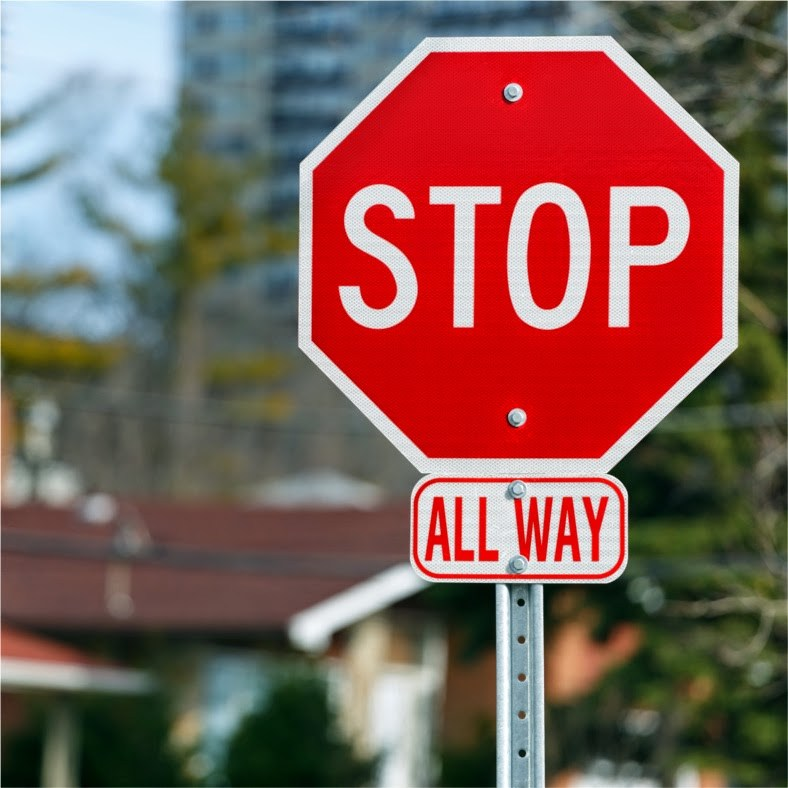
%> input picture stopsign.jpg, 788 x 788 px
$ octave TestScript.m   (GNU Octave 9; MATLAB toolbox functions it lacks are replaced by stand-ins)
%> lines starting %> are read from the running program, lines starting %| are printed output that depends on the picture; in (x1, y1, x2, y2) boxes, pixels count from 0 and x2, y2 are one past the last pixel; in counts of white or black regions, pixels touching at a corner belong together; the program's own positions count from 1
### TrafficSigns.m
% ELEX 7815 Course Project
% Author: Adam Vengroff
% Date: 11/09/2017
% Purpose: This project identifies traffic signs from images

function TrafficSigns(image, N)
%> called with image = 'stopsign.jpg', N = 8
% House Keeping
%tic;
%home;
%close all;
%clear;

% For debugging purposes
%image = 'dog.jpg';
%N = 10;

% Read in image
I1 = imread(image);
%> I1 is the input picture: size 788x788x3 uint8; mean R, G, B 128.1, 92.8, 86.7

% Get image information
dim = size(I1);
%> dim = [788 788 3]
xdim = size(I1, 2);
%> xdim = 788
ydim = size(I1, 1);
%> ydim = 788

% Preallocation for speed improvement
R1 = zeros(ydim, xdim, 3, 'uint8'); % Image with only red channel
B1 = zeros(ydim, xdim, 1); % Red edges extracted
T1 = zeros(ydim, xdim, 1); % Edges thickened
S1 = zeros(ydim, xdim, 3, 'uint8'); % Blank image where polygon is drawn
M1 = zeros(ydim, xdim, 3, 'uint8'); % Overlap between S1 and  T1
matchData = zeros(1e6, 4); % Store information on overlap
hsvI = rgb2hsv(I1);
%> hsvI: size 788x788x3 double; mean H, S, V 0.397, 0.439, 0.552

% Variables
N_sides = N; % Number of sides in polygon
t = (1 /(N_sides * 2):1 / N_sides:1)' * 2 * pi; % t vector for polygon
iteration = 1; % number of times images has been checked for polygon fit

% Thresholds for extracting red pixels based on HSI
redHueLower = 10 / 255;
redHueUpper = 170 / 255;
redSatMin = 70 / 255;
redValMin =  50 / 255;

% Thresholds for classifying object as sign
highCertainty = 1.4;
mediumCertainty = 1.2;
for x = 1:1:xdim
    for y = 1:1:ydim
        % identify and extract red pixels
        if (hsvI(y, x, 1) > redHueUpper || hsvI(y, x, 1) < redHueLower) && (hsvI(y, x, 2) > redSatMin) && (hsvI(y, x, 3) > redValMin)
            R1(y, x, 1) = I1(y, x, 1);
            R1(y, x, 2) = I1(y, x, 2);
            R1(y, x, 3) = I1(y, x, 3);
        end
    end
end
%> R1: size 788x788x3 uint8; mean H, S, V 49.2, 6.3, 7

% Apply Edge Detection
E1 = edge(rgb2gray(R1), 'Prewitt', 0.07);
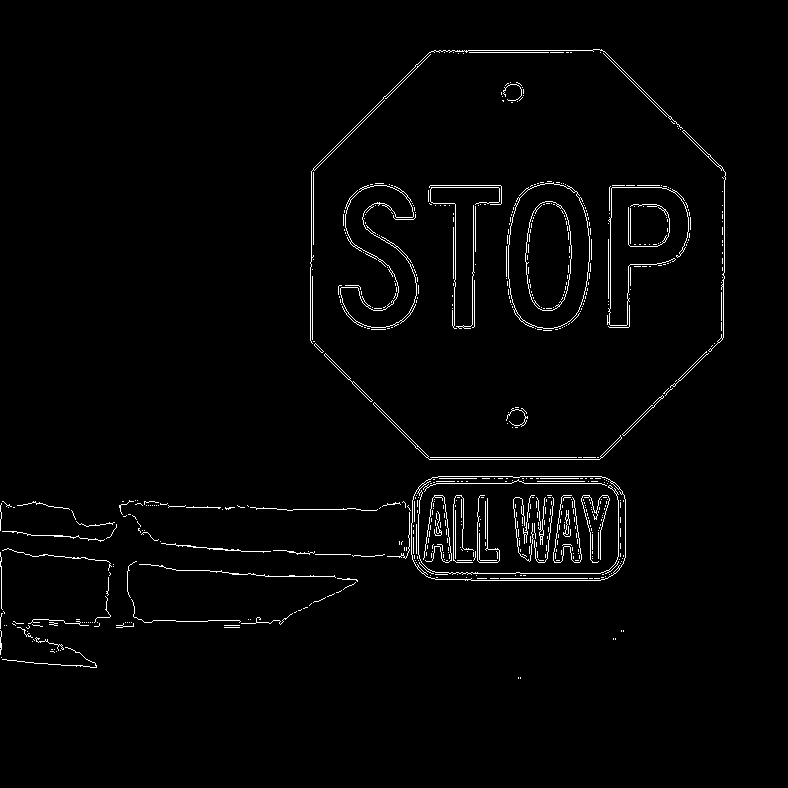
%> E1: size 788x788 logical; 2% white in thin lines or dots, all inside (x1, y1, x2, y2) = (0, 49, 726, 679)

% Thicken Edges
for x = 2:1:xdim
    for y = 2:1:ydim
        if E1(y, x) == 1
           T1(y + 1, x - 1) = 1;
           T1(y + 0, x - 1) = 1;
           T1(y - 1, x - 1) = 1;
           T1(y + 1, x + 0) = 1;
           T1(y - 0, x + 0) = 1;
           T1(y + 1, x + 1) = 1;
           T1(y + 0, x + 1) = 1;
           T1(y - 1, x + 1) = 1;
        end
    end
end
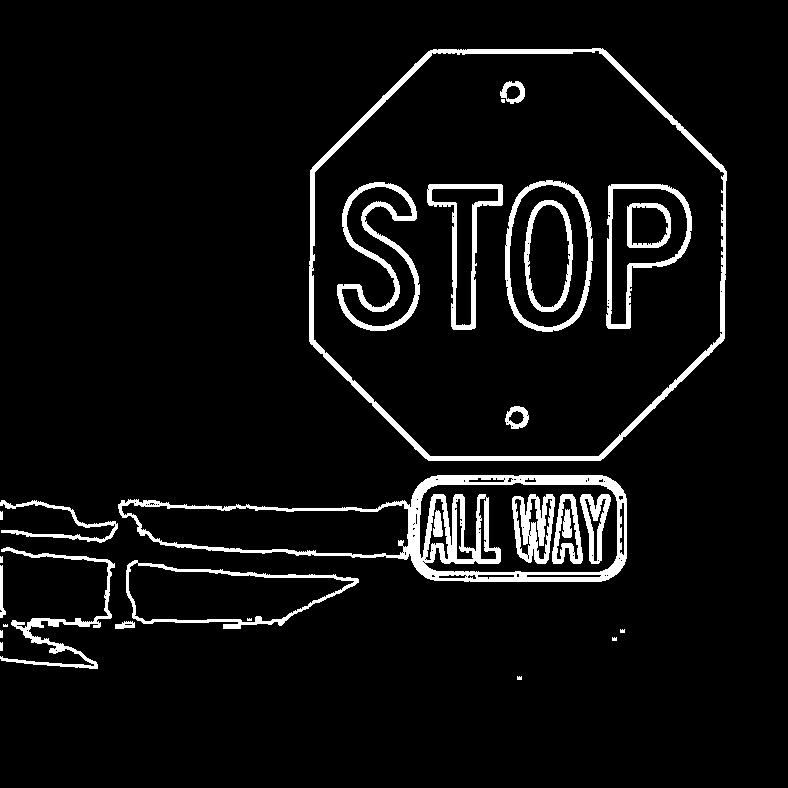
%> T1: size 788x788 double; values 0 (black) and 1 (white), 6.1% white; 30 white regions (6 under 20 px), largest, box (x1, y1, x2, y2) and area: (118, 475, 627, 582) 9800, (309, 48, 727, 461) 6998, (337, 182, 420, 331) 3072

% Fill in any gaps in lines and then fill in shapes
s = strel('square', 5);
C1 = imclose(T1, s);
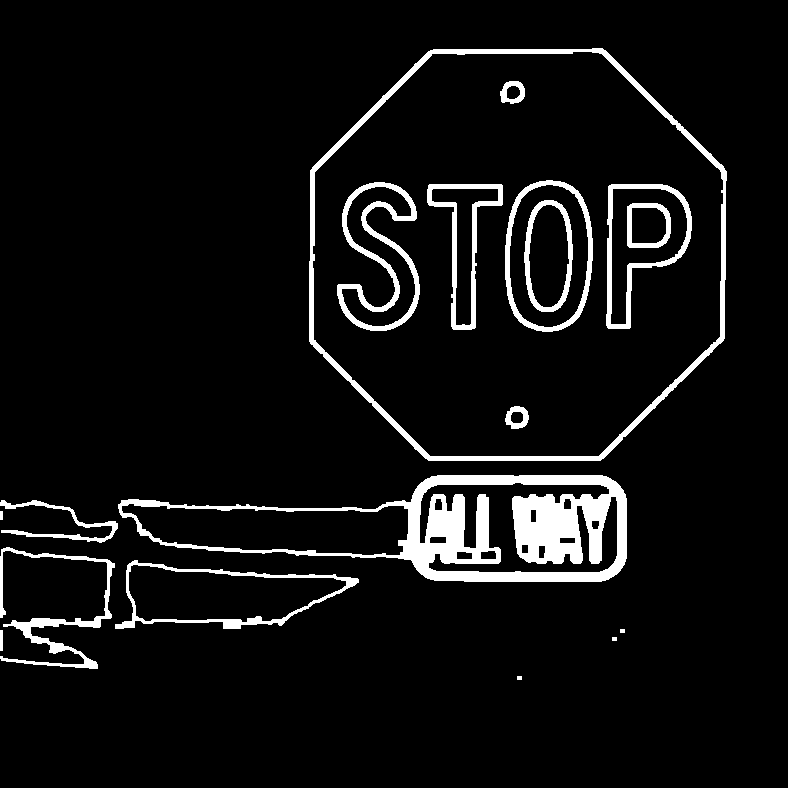
%> C1: size 788x788 double; values 0 (black) and 1 (white), 6.7% white; 18 white regions, largest, box (x1, y1, x2, y2) and area: (118, 475, 627, 582) 16831, (309, 48, 727, 461) 7106, (337, 182, 420, 331) 3100
BW2 = imfill(C1,'holes');
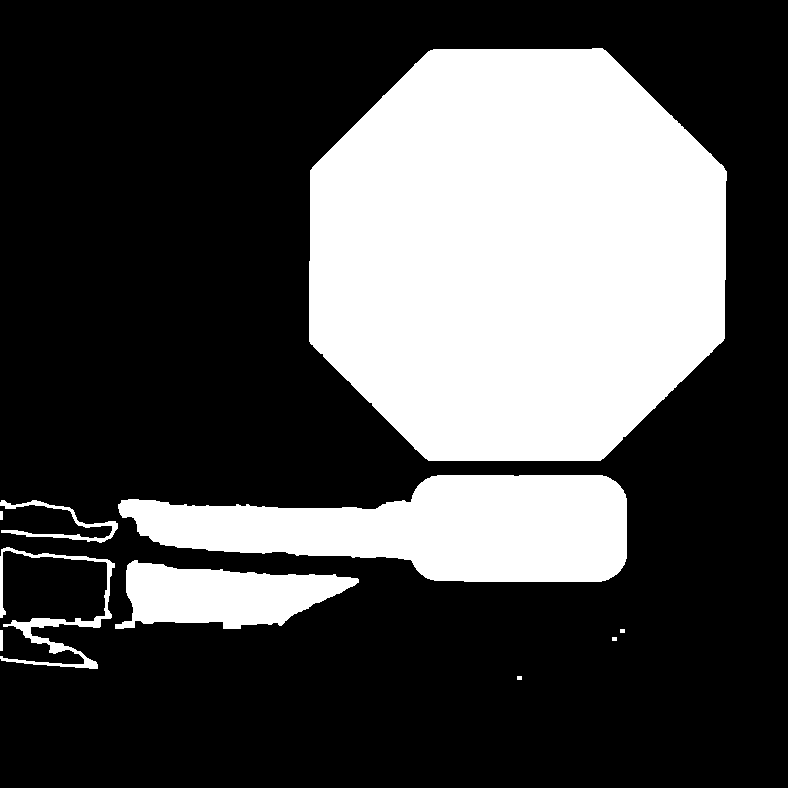
%> BW2: size 788x788 double; values 0 (black) and 1 (white), 30.9% white; 10 white regions, largest, box (x1, y1, x2, y2) and area: (309, 48, 727, 461) 142240, (118, 475, 627, 582) 35452, (115, 560, 359, 629) 10592

% Get largest objects
F1 = bwareafilt(logical(BW2), 2); % use 2 largest objects as safety margin
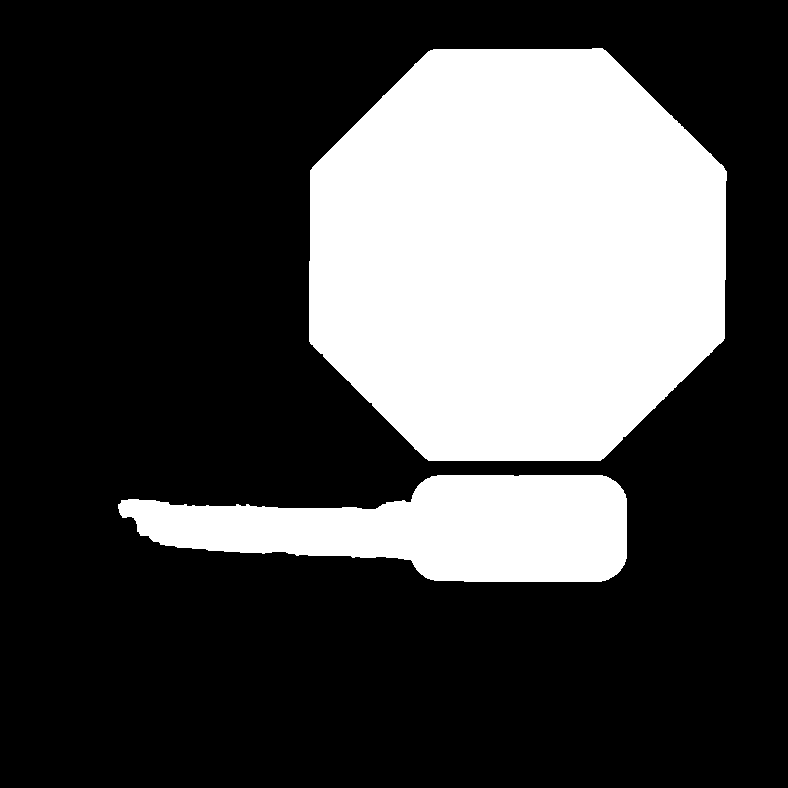
%> F1: size 788x788 logical; 28.6% white; 2 white regions, box (x1, y1, x2, y2) and area: (309, 48, 727, 461) 142240, (118, 475, 627, 582) 35452
N1 = bwareafilt(logical(T1), 2); % Image with blank pixels removed
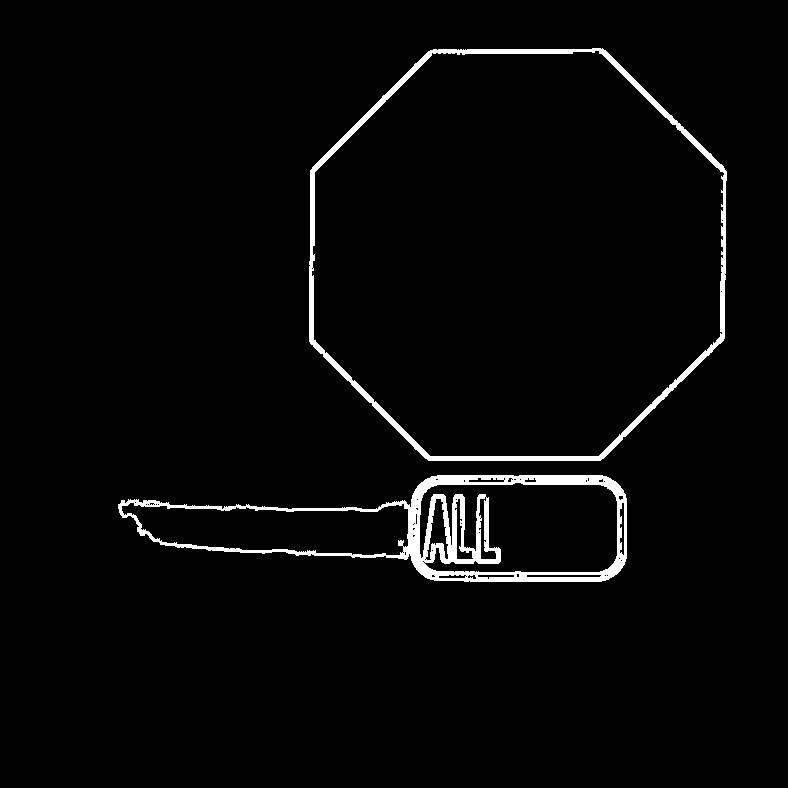
%> N1: size 788x788 logical; 2.7% white; 2 white regions, box (x1, y1, x2, y2) and area: (118, 475, 627, 582) 9800, (309, 48, 727, 461) 6998

% Get boundaries
%> the run ends on the next line
[B, L, N, A] = bwboundaries(E1, 'noholes'); % B = Boundaries, N = number of objects, 4 = connectivity

% Error checking - if no red pixels are found exit function
if (max(max(F1))) == 0;
    fprintf('Error with %s - no red pixels detected (threshhold too high?) \n', image)
    return;
end

% Only grab slices of images that contain pixels to improve efficiency
columns = any(N1);
myLoc = 1;

for x = 1:1:xdim
        if columns(x) == 1;
            Slice0(:, myLoc) = N1(:, x);
            Slice0Image(:, myLoc, 1) = I1(:, x, 1);
            Slice0Image(:, myLoc, 2) = I1(:, x, 2);
            Slice0Image(:, myLoc, 3) = I1(:, x, 3);
            myLoc = myLoc + 1;
        end
end

rows = any(Slice0, 2);
myLoc = 1;

for y = 1:1:ydim
        if rows(y) == 1;
            Slice1(myLoc, :) = Slice0(y, :);
            Slice1Image(myLoc, :, 1) = Slice0Image(y, :, 1);
            Slice1Image(myLoc, :, 2) = Slice0Image(y, :, 2);
            Slice1Image(myLoc, :, 3) = Slice0Image(y, :, 3);
            myLoc = myLoc + 1;
        end
end

startPoint(:, 1) = find(rows, 1);
startPoint(:, 2) = find(columns, 1);

% Reduce resolution to further improve efficiency
multiplier = 128 / size(Slice1, 1);
if multiplier < 1
    Slice1 = imresize(Slice1, multiplier);
end

dim = size(Slice1);
xdim = size(Slice1, 2);
ydim = size(Slice1, 1);

% Cycle through polygon scale factors and position to determine if there's a good match
for scale = (xdim / 5):3:(xdim)
    for xOffset = abs(min(scale*sin(t))):3:xdim - abs(min(scale*sin(t)))
        for yOffset = abs(min(scale*cos(t)))+ 1:3:ydim - max(scale*cos(t))
            % Get vertices
            polyCoord = [round(scale*sin(t) + xOffset) round(scale*cos(t) + yOffset)];
            polyCoord(N_sides + 1, 1) = polyCoord(1, 1);
            polyCoord(N_sides + 1, 2) = polyCoord(1, 2);

            % Create polygon using vertices
            j = 1;
            k = 1;

            for i = 1:1:(N_sides * 2)
                if mod(i, 2) == 1 % odd
                    poly(i) = polyCoord(j, 1);
                    j = j + 1;
                else
                    poly(i) = polyCoord(k, 2);
                    k = k + 1;
                end
            end


            % Draw Polygon on fresh image
            S1 = zeros(ydim, xdim, 3, 'uint8');
            S1 = insertShape(S1, 'Polygon', poly, 'Color', 'white');
            %imshow(S1); % uncomment to see polygons in real-time

            % Convert image to logical type
            S2 =  imbinarize(rgb2gray(S1));

            % Get overlap
            Slice1 = imcrop(Slice1,[0 0 xdim ydim]);
            M1 = Slice1 .* S2;

            % Get number of overlapped pixels in images
            commonPixels = sum(M1(:) == 1);

            % Save data
            matchData(iteration, :) = [commonPixels scale xOffset yOffset];
            iteration = iteration + 1;
        end
    end
end

% Calculate best match
[M, I] = max(matchData);
scale = matchData(I(1), 2);
xOffset = matchData(I(1), 3);
yOffset = matchData(I(1), 4);

% Create polygon for Best Fit Shape overlapped on Sliced/Processed Image
% Get vertices
polyCoord = [round(scale*sin(t) + xOffset) round(scale*cos(t) + yOffset)];
polyCoord(N_sides + 1, 1) = polyCoord(1, 1);
polyCoord(N_sides + 1, 2) = polyCoord(1, 2);

% Create polygon using vertices
j = 1;
k = 1;

for i = 1:1:(N_sides * 2)
    if mod(i, 2) == 1 % odd
        poly(i) = polyCoord(j, 1);
        j = j + 1;
    else
        poly(i) = polyCoord(k, 2);
        k = k + 1;
    end
end

% Create another polygon for Best Fit Shape overlapped on Sliced Raw Image
% Only needed if multiplier < 1
if multiplier < 1
    polyCoord2 = [round((scale*sin(t) + xOffset)/multiplier) round((scale*cos(t) + yOffset)/multiplier)];
    polyCoord2(N_sides + 1, 1) = polyCoord2(1, 1);
    polyCoord2(N_sides + 1, 2) = polyCoord2(1, 2);
else
    polyCoord2 = polyCoord;
end

% Create polygon using vertices
j = 1;
k = 1;

for i = 1:1:(N_sides * 2)
    if mod(i, 2) == 1 % odd
        poly(i) = polyCoord2(j, 1);
        j = j + 1;
    else
        poly(i) = polyCoord2(k, 2);
        k = k + 1;
    end
end

% Determine if it's a traffic sign
certainty = matchData(I(1), 1) / scale;
if certainty > highCertainty
    str = 'YES';
elseif certainty > mediumCertainty
        str = 'Maybe';
else
        str = 'No';
end

sum(A(:) == 1);

% Plot Results
figure();

subplot(2, 4, 1), imshow(I1);
title('Original');

subplot(2, 4, 2), imshow(R1);
title('Extract Red Pixels');

subplot(2, 4, 3), imshow(E1);
title('Apply Edge Detection');

subplot(2, 4, 4), imshow(T1);
title('Fill in Edges');

subplot(2, 4, 5), imshow(F1);
title('Fill in Objects, Extract Largest Object');

subplot(2, 4, 6), imshow(S1);
hold on;
imshow(Slice1);
plot(polyCoord(:,1), polyCoord(:,2), 'g')
hold off;
title('Slice Image, Overlap Best Fit Shape');

subplot(2, 4, 7)
hold on;
imshow(Slice1Image);
plot(polyCoord2(:,1), polyCoord2(:,2), 'g')
hold off;
title('Best Fit Shape Overlapped Image');

subplot(2, 4, 8)
D1 = zeros(128, 128, 3, 'uint8');
D1 = insertText(D1, [32 32], str, 'FontSize', 33);
imshow(D1);
title('Match Detected?');

time = round(toc);
fprintf('%s - Traffic Sign Detected?: %s Elapsed Time: %d seconds \n', image, str, time)

%toc;

### TestScript.m
% House Keeping
home;
close all;
clear;

tic;

TrafficSigns('stopsign.jpg', 8);
